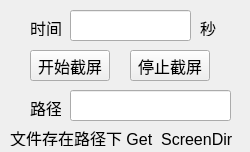
<?xml version="1.0" encoding="UTF-8"?>
<ui version="4.0">
 <class>Widget</class>
 <widget class="QWidget" name="Widget">
  <property name="geometry">
   <rect>
    <x>0</x>
    <y>0</y>
    <width>250</width>
    <height>152</height>
   </rect>
  </property>
  <property name="windowTitle">
   <string>Widget</string>
  </property>
  <widget class="QPushButton" name="pushButton">
   <property name="geometry">
    <rect>
     <x>130</x>
     <y>50</y>
     <width>80</width>
     <height>31</height>
    </rect>
   </property>
   <property name="font">
    <font>
     <pointsize>12</pointsize>
    </font>
   </property>
   <property name="text">
    <string>停止截屏</string>
   </property>
   <property name="autoDefault">
    <bool>false</bool>
   </property>
   <property name="default">
    <bool>false</bool>
   </property>
  </widget>
  <widget class="QPushButton" name="pushButton_2">
   <property name="geometry">
    <rect>
     <x>30</x>
     <y>50</y>
     <width>80</width>
     <height>31</height>
    </rect>
   </property>
   <property name="font">
    <font>
     <pointsize>12</pointsize>
    </font>
   </property>
   <property name="text">
    <string>开始截屏</string>
   </property>
  </widget>
  <widget class="QLabel" name="label">
   <property name="geometry">
    <rect>
     <x>30</x>
     <y>20</y>
     <width>31</width>
     <height>16</height>
    </rect>
   </property>
   <property name="font">
    <font>
     <pointsize>12</pointsize>
    </font>
   </property>
   <property name="text">
    <string>时间</string>
   </property>
  </widget>
  <widget class="QLineEdit" name="lineEdit">
   <property name="geometry">
    <rect>
     <x>70</x>
     <y>10</y>
     <width>121</width>
     <height>31</height>
    </rect>
   </property>
  </widget>
  <widget class="QLabel" name="label_2">
   <property name="geometry">
    <rect>
     <x>200</x>
     <y>20</y>
     <width>16</width>
     <height>16</height>
    </rect>
   </property>
   <property name="font">
    <font>
     <pointsize>12</pointsize>
    </font>
   </property>
   <property name="text">
    <string>秒</string>
   </property>
  </widget>
  <widget class="QLabel" name="label_3">
   <property name="geometry">
    <rect>
     <x>30</x>
     <y>100</y>
     <width>31</width>
     <height>16</height>
    </rect>
   </property>
   <property name="font">
    <font>
     <pointsize>12</pointsize>
    </font>
   </property>
   <property name="text">
    <string>路径</string>
   </property>
  </widget>
  <widget class="QLineEdit" name="lineEdit_2">
   <property name="geometry">
    <rect>
     <x>70</x>
     <y>90</y>
     <width>161</width>
     <height>31</height>
    </rect>
   </property>
  </widget>
  <widget class="QLabel" name="label_4">
   <property name="geometry">
    <rect>
     <x>10</x>
     <y>130</y>
     <width>231</width>
     <height>16</height>
    </rect>
   </property>
   <property name="font">
    <font>
     <pointsize>12</pointsize>
    </font>
   </property>
   <property name="text">
    <string>文件存在路径下 Get_ScreenDir</string>
   </property>
  </widget>
 </widget>
 <layoutdefault spacing="6" margin="11"/>
 <resources/>
 <connections/>
</ui>
